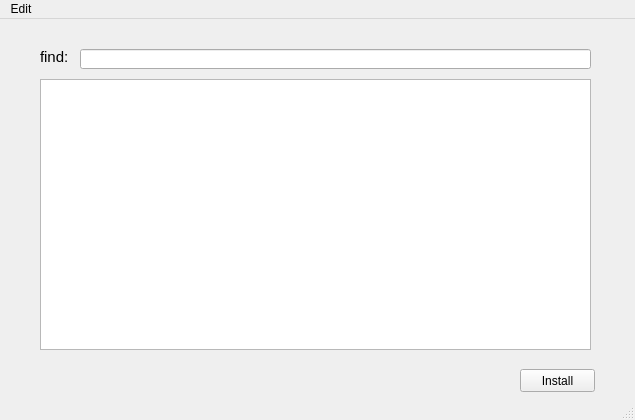
<?xml version="1.0" encoding="UTF-8"?>
<ui version="4.0">
 <class>MainWindow</class>
 <widget class="QMainWindow" name="MainWindow">
  <property name="geometry">
   <rect>
    <x>0</x>
    <y>0</y>
    <width>635</width>
    <height>420</height>
   </rect>
  </property>
  <property name="windowTitle">
   <string>MainWindow</string>
  </property>
  <widget class="QWidget" name="centralwidget">
   <widget class="QLabel" name="label">
    <property name="geometry">
     <rect>
      <x>40</x>
      <y>30</y>
      <width>81</width>
      <height>16</height>
     </rect>
    </property>
    <property name="font">
     <font>
      <pointsize>11</pointsize>
     </font>
    </property>
    <property name="text">
     <string>find:</string>
    </property>
   </widget>
   <widget class="QLineEdit" name="lineEdit">
    <property name="geometry">
     <rect>
      <x>80</x>
      <y>30</y>
      <width>511</width>
      <height>20</height>
     </rect>
    </property>
   </widget>
   <widget class="QPushButton" name="InstallButton">
    <property name="geometry">
     <rect>
      <x>520</x>
      <y>350</y>
      <width>75</width>
      <height>23</height>
     </rect>
    </property>
    <property name="text">
     <string>Install</string>
    </property>
   </widget>
   <widget class="QTableWidget" name="tableWidget">
    <property name="geometry">
     <rect>
      <x>40</x>
      <y>60</y>
      <width>551</width>
      <height>271</height>
     </rect>
    </property>
   </widget>
  </widget>
  <widget class="QMenuBar" name="menubar">
   <property name="geometry">
    <rect>
     <x>0</x>
     <y>0</y>
     <width>635</width>
     <height>21</height>
    </rect>
   </property>
   <widget class="QMenu" name="menufindBucket">
    <property name="title">
     <string>Edit</string>
    </property>
    <addaction name="actionFindBucket"/>
    <addaction name="actionExit"/>
   </widget>
   <addaction name="menufindBucket"/>
  </widget>
  <widget class="QStatusBar" name="statusbar"/>
  <action name="actionFindBucket">
   <property name="text">
    <string>find Bucket</string>
   </property>
  </action>
  <action name="actionExit">
   <property name="text">
    <string>Exit</string>
   </property>
  </action>
 </widget>
 <resources/>
 <connections/>
</ui>
